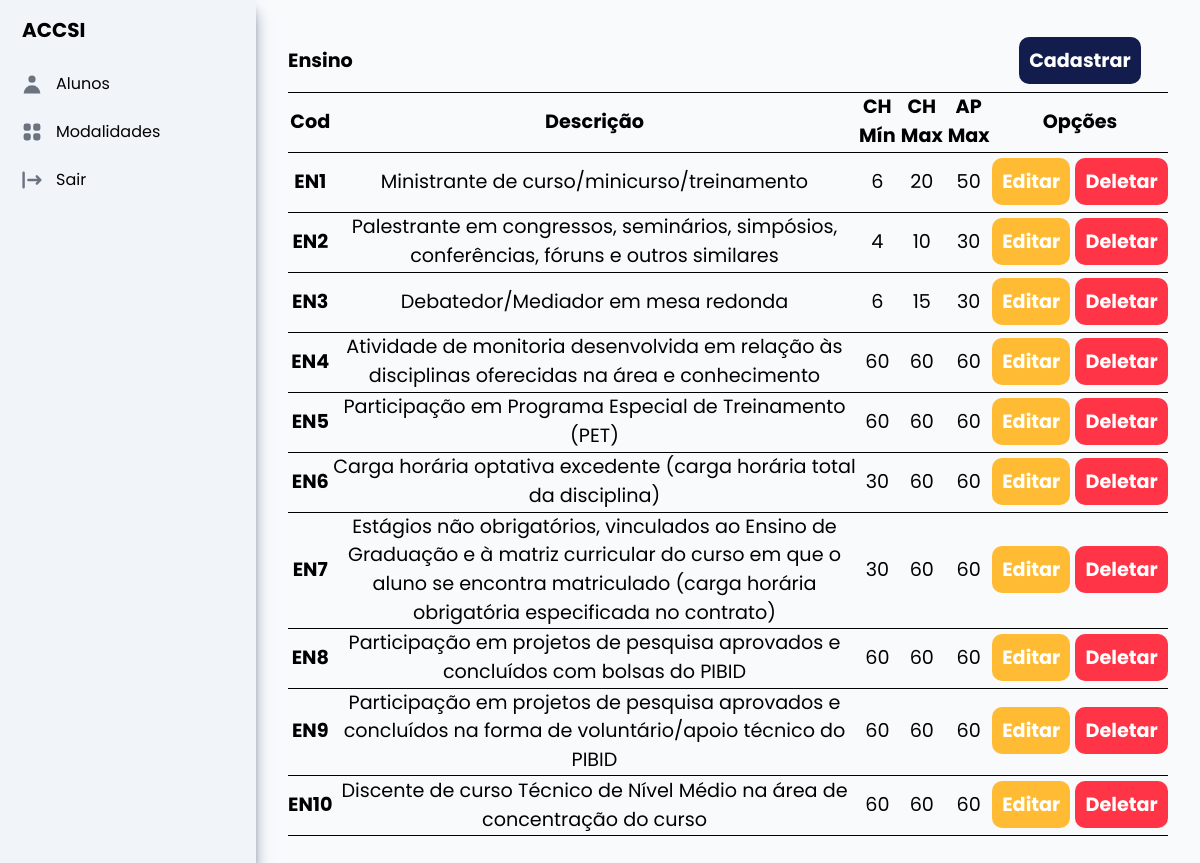
The app's page /atividade/ensino (signed in), older data.
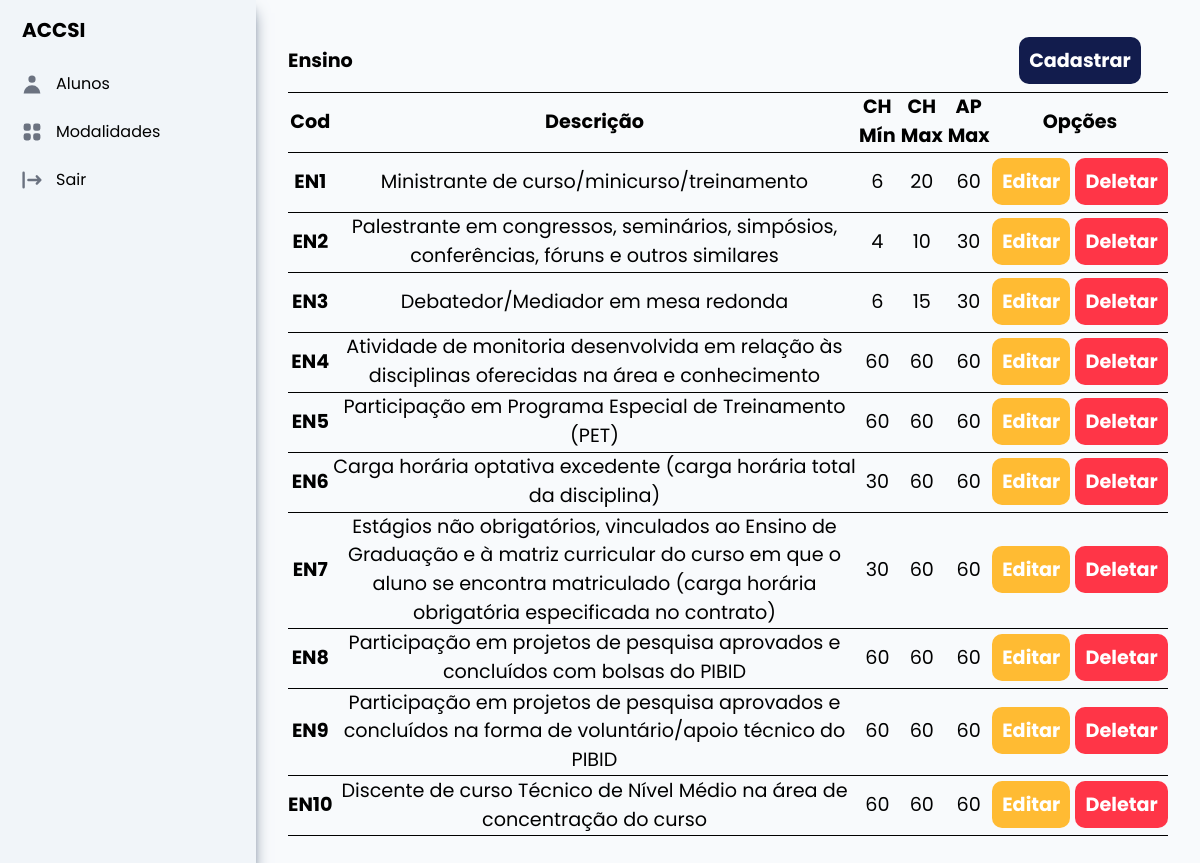
The same page, newer data.
### atividade/models.py (models this page shows, shortened)
class Atividade(models.Model):
    id_atividade = models.AutoField(primary_key=True)
    codigo = models.CharField(unique=True, max_length=5)
    modalidade = models.ForeignKey(Modalidade, on_delete=models.CASCADE)
    descricao = models.CharField(max_length=250)
    ch_min = models.IntegerField()
    ch_max = models.IntegerField()
    ap_max = models.IntegerField()

### atividade/views.py (the view)
# urls.py: path('ensino', views.ListarEnsino.as_view(), name="listar_atividade_ensino"),
@method_decorator(login_required, name='dispatch')
class ListarEnsino(ListView):
    template_name = 'ensino/listar_ensino.html'
    model = Atividade
    context_object_name = 'atividades'
    def get_queryset(self):
        queryset = super().get_queryset()
        queryset = queryset.filter(modalidade=Modalidade.objects.get(id_modalidade=1))
        return queryset

### atividade/templates/ensino/listar_ensino.html
{% extends 'base.html' %}
{% load static %}
{% block style %}
    <link rel="stylesheet" href="{% static 'css/tabelas.css' %}" />
{% endblock %}
{% block conteudo %}
    <div>
        <table>
            <thead>
                <tr>
                    <th colspan="5" style="text-align: start">Ensino</th>
                    <th colspan="1" style="justify-content: end">
                        <a class="cad" href="{% url 'cadastrar_atividade_ensino' %}">Cadastrar</a>
                    </th>
                </tr>
                <tr>
                    <th scope="col">Cod</th>
                    <th scope="col">Descrição</th>
                    <th scope="col">CH Mín</th>
                    <th scope="col">CH Max</th>
                    <th scope="col">AP Max</th>
                    <th scope="col" style="width: 20%">Opções</th>
                </tr>
            </thead>
            <tbody>
                {% for atividade in atividades %}
                    <tr>
                        <th scope="row">{{ atividade.codigo }}</th>
                        <td>{{ atividade.descricao }}</td>
                        <td>{{ atividade.ch_min }}</td>
                        <td>{{ atividade.ch_max }}</td>
                        <td>{{ atividade.ap_max }}</td>
                        <td>
                            <a class="edit"
                               href="{% url 'editar_atividade_ensino' atividade.id_atividade %}">Editar</a>
                            <a class="delete"
                               href="{% url 'apagar_atividade_ensino' atividade.id_atividade %}">Deletar</a>
                        </td>
                    </tr>
                {% endfor %}
            </tbody>
        </table>
    </div>
{% endblock %}

Row changes from the older to the newer data that the page shows:
changed Atividade "EN1": ap_max "50" → "60"
